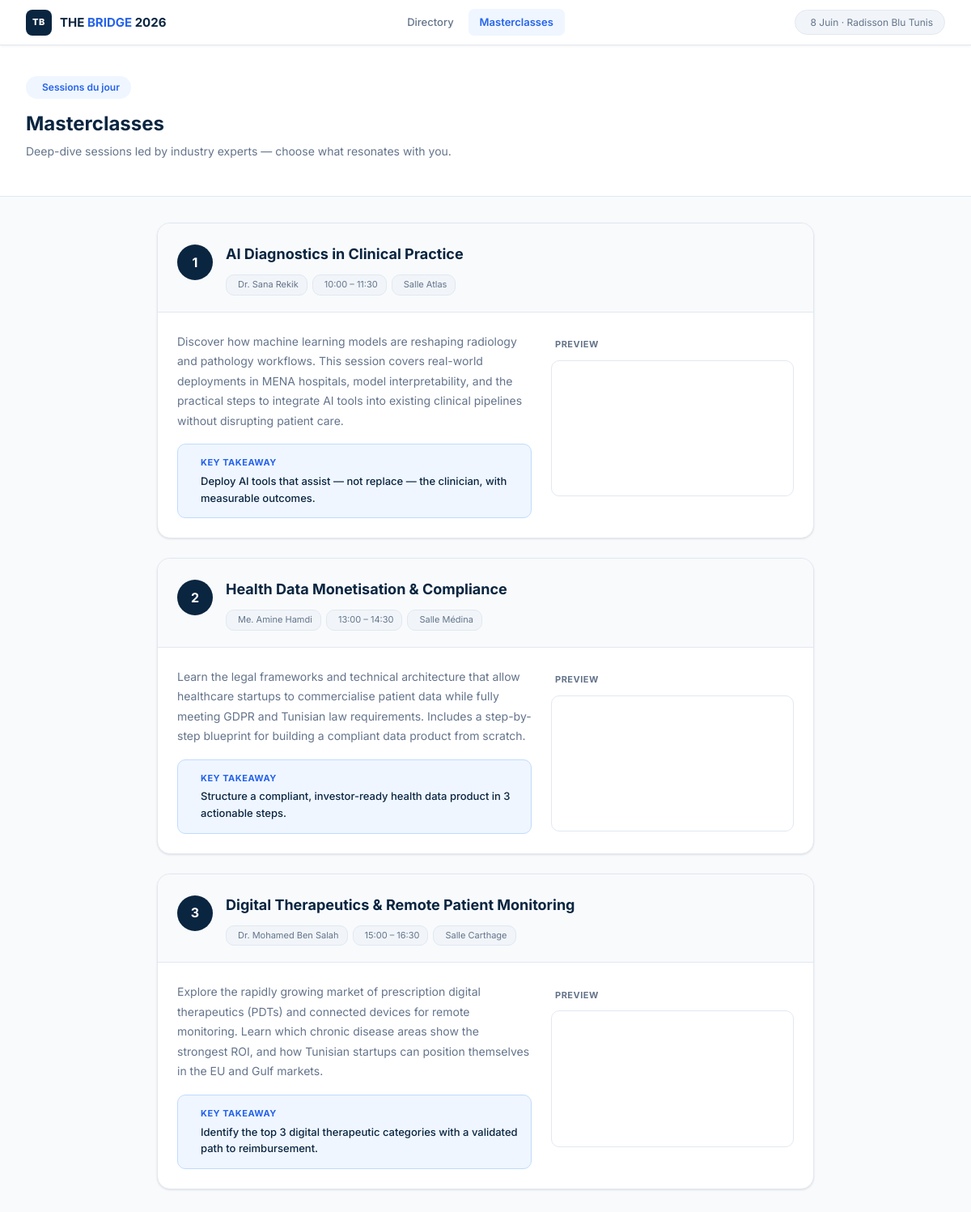
The app's page /masterclasses with its own data.
### app.py (models this page shows)
class Masterclass(db.Model):
    id          = db.Column(db.Integer, primary_key=True)
    title       = db.Column(db.String(200), nullable=False)
    speaker     = db.Column(db.String(120), nullable=False)
    time_slot   = db.Column(db.String(60),  nullable=False)
    room        = db.Column(db.String(60),  nullable=False)
    description = db.Column(db.Text,        nullable=False)
    takeaway    = db.Column(db.String(300), nullable=True)
    video_url   = db.Column(db.String(300), nullable=True)  # YouTube embed

### app.py (the view)
@app.route("/masterclasses")
def masterclasses():
    sessions = Masterclass.query.all()
    return render_template("masterclasses.html", masterclasses=sessions)

### templates/masterclasses.html (shortened to what this page needs)
<!DOCTYPE html>
<html lang="en">
<head>
  <link rel="stylesheet" href="https://cdn.jsdelivr.net/npm/@tabler/icons-webfont@latest/tabler-icons.min.css">
  <link rel="stylesheet" href="{{ url_for('static', filename='css/style.css') }}">
</head>
<body>
<header class="topbar">
  <div class="logo">
    <div class="logo-mark">TB</div>
    <div class="logo-text">THE <span>BRIDGE</span> 2026</div>
  </div>
  <nav class="nav">
    <a href="{{ url_for('index') }}">Directory</a>
    <a href="{{ url_for('masterclasses') }}" class="active">Masterclasses</a>
  </nav>
  <div class="event-chip"> 8 Juin · Radisson Blu Tunis</div>
</header>
<section class="hero">
  <div class="hero-badge"> Sessions du jour</div>
  <h1>Masterclasses</h1>
  <p>Deep-dive sessions led by industry experts — choose what resonates with you.</p>
</section>
<div class="mc-page-wrap">
  {% for mc in masterclasses %}
  <div class="mc-full-card">
    <div class="mc-full-header">
      <div class="mc-num-lg">{{ loop.index }}</div>
      <div class="mc-full-meta">
        <h2>{{ mc.title }}</h2>
        <div class="mc-meta-row">
          <span class="mc-tag"> {{ mc.speaker }}</span>
          <span class="mc-tag"> {{ mc.time_slot }}</span>
          <span class="mc-tag"> {{ mc.room }}</span>
        </div>
      </div>
    </div>
    <div class="mc-full-body">
      <div class="mc-description">
        <p>{{ mc.description }}</p>
        {% if mc.takeaway %}
        <div class="takeaway-box">
          <div>
            <span class="takeaway-label">Key takeaway</span>
            <p>{{ mc.takeaway }}</p>
          </div>
        </div>
        {% endif %}
      </div>
      {% if mc.video_url %}
      <div class="video-section">
        <div class="video-label"> Preview</div>
        <div class="video-frame">
          <iframe src="{{ mc.video_url }}"
                  title="{{ mc.title }}"
                  frameborder="0"
                  allow="accelerometer; autoplay; clipboard-write; encrypted-media; gyroscope; picture-in-picture"
                  allowfullscreen></iframe>
        </div>
      </div>
      {% endif %}
    </div>
  </div>
  {% endfor %}
</div>
</body>
</html>

### static/css/style.css (style rules this page uses)
*, *::before, *::after { box-sizing: border-box; margin: 0; padding: 0; }
body { font-family: 'Inter', system-ui, sans-serif; background: #F8FAFC; color: #0F172A; font-size: 14px; line-height: 1.6; }
a { color: inherit; text-decoration: none; }
:root { --navy: #0A2540; --navy2: #1a3a5c; --blue: #2563EB; --blue-lt: #EFF6FF; --blue-mid: #BFDBFE; --white: #ffffff; --bg: #F8FAFC; --bg2: #F1F5F9; --border: #E2E8F0; --muted: #64748B; --light: #94A3B8; --purple: #7C3AED; --purple-lt: #F5F3FF; --green: #059669; --green-lt: #ECFDF5; --radius: 10px; --shadow: 0 1px 3px rgba(0,0,0,.07), 0 1px 2px rgba(0,0,0,.04); }
.topbar { background: var(--white); border-bottom: 1px solid var(--border); padding: 0 32px; height: 56px; display: flex; align-items: center; justify-content: space-between; position: sticky; top: 0; z-index: 100; box-shadow: 0 1px 3px rgba(0,0,0,.06); }
.logo { display: flex; align-items: center; gap: 10px; }
.logo-mark { width: 32px; height: 32px; border-radius: 8px; background: var(--navy); display: flex; align-items: center; justify-content: center; font-size: 11px; font-weight: 800; color: white; letter-spacing: .5px; }
.logo-text { font-size: 15px; font-weight: 700; color: var(--navy); }
.logo-text span { color: var(--blue); }
.nav { display: flex; gap: 4px; }
.nav a { font-size: 13px; padding: 6px 14px; border-radius: 7px; color: var(--muted); font-weight: 500; transition: all .15s; }
.nav a.active { background: var(--blue-lt); color: var(--blue); font-weight: 600; }
.event-chip { font-size: 12px; color: var(--muted); background: var(--bg2); border: 1px solid var(--border); padding: 5px 14px; border-radius: 20px; display: flex; align-items: center; gap: 5px; }
.hero { background: var(--white); border-bottom: 1px solid var(--border); padding: 36px 32px 24px; }
.hero-badge { display: inline-flex; align-items: center; gap: 6px; background: var(--blue-lt); color: var(--blue); font-size: 12px; font-weight: 600; padding: 4px 14px; border-radius: 20px; margin-bottom: 12px; }
.hero h1 { font-size: 24px; font-weight: 700; color: var(--navy); margin-bottom: 4px; }
.hero p { font-size: 14px; color: var(--muted); margin-bottom: 20px; }
.mc-meta-row { display: flex; gap: 6px; flex-wrap: wrap; }
.mc-tag { display: inline-flex; align-items: center; gap: 4px; font-size: 11px; padding: 3px 10px; border-radius: 10px; background: var(--bg2); color: var(--muted); border: 1px solid var(--border); }
.mc-page-wrap { max-width: 860px; margin: 0 auto; padding: 32px 24px; display: flex; flex-direction: column; gap: 24px; }
.mc-full-card { background: var(--white); border: 1px solid var(--border); border-radius: 16px; overflow: hidden; box-shadow: var(--shadow); }
.mc-full-header { display: flex; align-items: flex-start; gap: 16px; padding: 24px 24px 20px; border-bottom: 1px solid var(--border); background: var(--bg); }
.mc-num-lg { width: 44px; min-width: 44px; height: 44px; border-radius: 50%; background: var(--navy); display: flex; align-items: center; justify-content: center; font-size: 16px; font-weight: 700; color: white; margin-top: 2px; }
.mc-full-meta h2 { font-size: 18px; font-weight: 700; color: var(--navy); margin-bottom: 10px; }
.mc-full-body { display: flex; gap: 24px; padding: 24px; flex-wrap: wrap; }
.mc-description { flex: 1; min-width: 260px; }
.mc-description > p { font-size: 14px; color: var(--muted); line-height: 1.75; margin-bottom: 16px; }
.takeaway-box { display: flex; gap: 12px; align-items: flex-start; background: var(--blue-lt); border: 1px solid var(--blue-mid); border-radius: 10px; padding: 14px 16px; }
.takeaway-label { font-size: 11px; font-weight: 700; text-transform: uppercase; letter-spacing: .5px; color: var(--blue); display: block; margin-bottom: 3px; }
.takeaway-box p { font-size: 13px; color: var(--navy); font-weight: 500; }
.video-section { min-width: 260px; flex: 0 0 300px; }
.video-label { display: inline-flex; align-items: center; gap: 5px; font-size: 11px; font-weight: 700; text-transform: uppercase; letter-spacing: .5px; color: var(--muted); margin-bottom: 10px; }
.video-frame { border-radius: 10px; overflow: hidden; border: 1px solid var(--border); aspect-ratio: 16/9; }
.video-frame iframe { width: 100%; height: 100%; display: block; }

### records on screen
Masterclass: title "AI Diagnostics in Clinical Practice", speaker "Dr. Sana Rekik", time_slot "10:00 – 11:30", room "Salle Atlas", description "Discover how machine learning models are reshaping radiology and pathology workflows. This session covers real-world deployments in MENA hospitals, model interpretability, and the practical steps to integrate AI tools into existing clinical pipelines without disrupting patient care.", takeaway "Deploy AI tools that assist — not replace — the clinician, with measurable outcomes."
Masterclass: title "Health Data Monetisation & Compliance", speaker "Me. Amine Hamdi", time_slot "13:00 – 14:30", room "Salle Médina", description "Learn the legal frameworks and technical architecture that allow healthcare startups to commercialise patient data while fully meeting GDPR and Tunisian law requirements. Includes a step-by-step blueprint for building a compliant data product from scratch.", takeaway "Structure a compliant, investor-ready health data product in 3 actionable steps."
Masterclass: title "Digital Therapeutics & Remote Patient Monitoring", speaker "Dr. Mohamed Ben Salah", time_slot "15:00 – 16:30", room "Salle Carthage", description "Explore the rapidly growing market of prescription digital therapeutics (PDTs) and connected devices for remote monitoring. Learn which chronic disease areas show the strongest ROI, and how Tunisian startups can position themselves in the EU and Gulf markets.", takeaway "Identify the top 3 digital therapeutic categories with a validated path to reimbursement."
